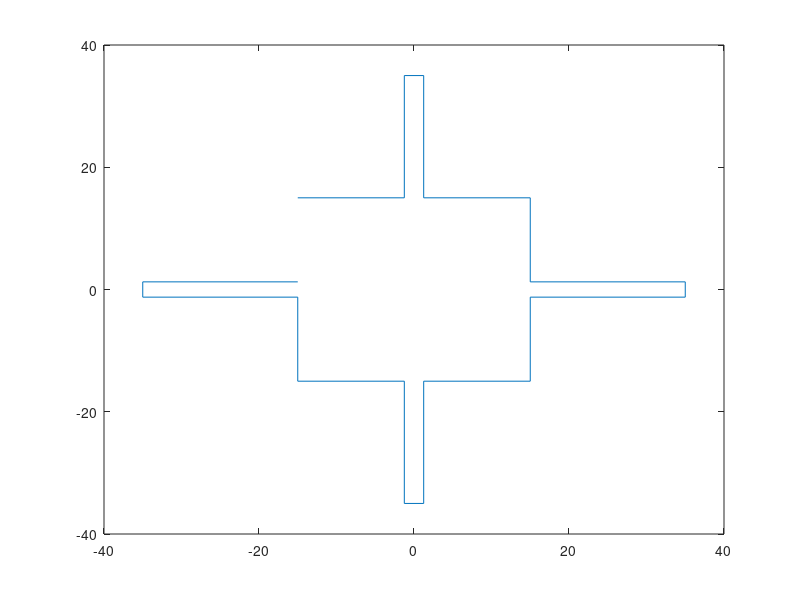

Write the MATLAB code that produced this figure. (Note: this script raises an error after producing the figure.)
clc
clear all
close all

%%
Laser_length = 3;
quad  = [ -30 30;-2.5 30;-2.5 70;2.5,70;2.5,30;30 ,30;...
    30,2.5;70,2.5;70,-2.5;30,-2.5;30,-30;...
    2.5,-30;2.5,-70;-2.5,-70;-2.5,-30;-30,-30;...
    -30,-2.5;-70,-2.5;-70,2.5;-30,2.5]*0.5;

quad = flipud(quad);

quad_l = 3;
%%
plot(quad(:,1),quad(:,2))
%%
close all
propeller = 8;
prop  = [ -propeller -0.5; -propeller 0.5 ; propeller 0.5 ; propeller -0.5];
prop = flipud(prop);
prop_l = 0.2;
prop_dist = 33;
% plot(prop(:,1),prop(:,2))

%%%
foot_size = 20;
quad_foot = [ -foot_size -1; -foot_size 1 ; foot_size 1; foot_size -1];
quad_foot = flipud(quad_foot);
foot_h = 30;

%%
mass_link1 = 7.9119962e-02;

com_link1_ros = [3.0876154e-04 0.0000000e+00 -1.2176461e-04]';

I1_ros = [1.2505234e-05 , 0.0           , -1.7855208e-07
            0.0         ,  2.1898364e-05, 0.0
         -1.7855208e-07 ,  0.0          , 1.9267361e-05];
 
%% 
mass_link2 = 9.8406837e-02;

com_link2_ros = [-3.0184870*10^-4, 5.4043684*10^-4, 0.018 + 2.9433464*10^-02]';

I2_ros = [3.4543422e-05 , -1.6031095e-08, -3.8375155e-07
     -1.6031095e-08,  3.2689329e-05, 2.8511935e-08
     -3.8375155e-07,  2.8511935e-08, 1.8850320e-05];
%%
mass_link3 = 1.3850917e-01;

com_link3_ros = [1.0308393e-02, 3.7743363e-04, 1.0170197e-01]';

I3_ros = [3.3055381e-04, -9.7940978e-08, -3.8505711e-05
      -9.7940978e-08, 3.4290447e-04, -1.5717516e-06
     -3.8505711e-05, -1.5717516e-06, 6.0346498e-05];
%%

mass_link4 = 1.3274562e-01;

com_link4_ros = [9.0909590e-02, 3.8929816e-04, 2.2413279e-04]';

I4_ros = [3.0654178e-05, -1.2764155e-06, -2.6874417e-07
         -1.2764155e-06,  2.4230292e-04,  1.1559550e-08
         -2.6874417e-07,  1.1559550e-08,  2.5155057e-04];

%%     
mass_link5 = 1.4327573e-01;

com_link5_ros = [4.4206755e-02, 3.6839985e-07, 8.9142216e-03]';

I5_ros = [8.0870749e-05, 0.0          , -1.0157896e-06
          0.0          , 7.5980465e-05,  0.0
      -1.0157896e-6   , 0.0          , 9.3127351e-05];
%%
mass_subgripper_l = 1.0e-03;

com_subgripper_l_ros = [0 0 0]';

I_subgripper_l_ros = [1.0e-03   ,      0.0       ,  0.0
                      0.0       ,  1.0e-03       ,	0.0
                      0.0       ,      0.0       ,  1.0e-03];
%%
mass_subgripper_r = 1.0e-03;

com_subgripper_r_ros = [0 0 0]';

I_subgripper_r_ros =[1.0e-03   ,      0.0       ,  0.0
                      0.0       ,  1.0e-03       ,	0.0
                      0.0       ,      0.0       ,  1.0e-03];


%%

I1 = I1_ros;
I1_mom = [I1(1,1) , I1(2,2) , I1(3,3)];
I1_prod = [I1(2,3) , I1(1,3) , I1(1,2)];
com1 = com_link1_ros;




%%

I2 = I2_ros ;
I2_mom = [I2(1,1) , I2(2,2) , I2(3,3)];
I2_prod = [I2(2,3) , I2(1,3) , I2(1,2)];
com2 =  com_link2_ros;



%%

I3 =  I3_ros;
I3_mom = [I3(1,1) , I3(2,2) , I3(3,3)];
I3_prod = [I3(2,3) , I3(1,3) , I3(1,2)];
com3 = com_link3_ros;




%%

I4 =  I4_ros ;
I4_mom = [I4(1,1) , I4(2,2) , I4(3,3)];
I4_prod = [I4(2,3) , I4(1,3) , I4(1,2)];
com4 =  com_link4_ros;


%%

I5 = I5_ros;
I5_mom = [I5(1,1) , I5(2,2) , I5(3,3)];
I5_prod = [I5(2,3) , I5(1,3) , I5(1,2)];
com5 =  com_link5_ros;



%%

I_gripper_l = I_subgripper_l_ros;
I_gripper_l_mom = [I_gripper_l(1,1) , I_gripper_l(2,2) , I_gripper_l(3,3)];
I_gripper_l_prod = [I_gripper_l(2,3) , I_gripper_l(1,3) , I_gripper_l(1,2)];
com_gripper_l =  com_subgripper_l_ros;

%%

I_gripper_r = I_subgripper_r_ros;
I_gripper_r_mom = [I_gripper_r(1,1) , I_gripper_r(2,2) , I_gripper_r(3,3)];
I_gripper_r_prod = [I_gripper_r(2,3) , I_gripper_r(1,3) , I_gripper_r(1,2)];
com_gripper_r =  com_subgripper_r_ros;

%%
beta = atan(128/24);



QQ1 = eye(3);
bb1 = [0 ; 0 ; -0.017-0.0195 ];
T1 = [QQ1 bb1
      0 0 0 1] ;
  
invT1  = [QQ1' -bb1
      0 0 0 1] ;
com1_dh = invT1 * [com2;1];
com1_dh = com1_dh(1:3);
I1_dh = QQ1' * I2 * QQ1;




QQ2 = Qx(pi/2);

com2_dh = QQ2'  *com3;
I2_dh = QQ2' * I3 * QQ2;




beta = atan(128/24);

QQ3 = Qx(pi/2)*Qz(beta);
com3_dh = QQ3' * com4;
I3_dh = QQ3' * I4 * QQ3;

%%
% end effector
QQ4 = Qx(pi/2);

mass_EE = mass_link5 + mass_subgripper_r + mass_subgripper_l;

com4_dh = QQ4' * (com5 * mass_link5 + (com_gripper_r + [0.0817;-0.021;0] ) * mass_subgripper_r ...
    + (com_gripper_l + [0.0817;0.021;0]) *mass_subgripper_l )/mass_EE;

R_EE = com5 - com4_dh;
R_r = com_gripper_r +[0.0817;-0.021;0]- com4_dh;
R_l = com_gripper_l + [0.0817;0.021;0]- com4_dh;
%%
J_EE = I5 + mass_link5*(R_EE'*R_EE*eye(3)- R_EE*R_EE');
J_gripper_r = I_gripper_r + mass_subgripper_r*(R_r'*R_r*eye(3)- R_r*R_r');
J_gripper_l = I_gripper_l + mass_subgripper_l*(R_l'*R_l*eye(3)- R_l*R_l');
% I4_dh = QQ4' * (I5 + I_gripper_l + I_gripper_r )* QQ4;
I4_dh = QQ4' * (J_EE+ J_gripper_r + J_gripper_l )* QQ4;

%%
QQ0 = [-1 0 0
    0 -1 0
    0 0 1];

com0_dh = QQ0' * com1;
I0_dh = QQ0' * I1 * QQ0;
%%










